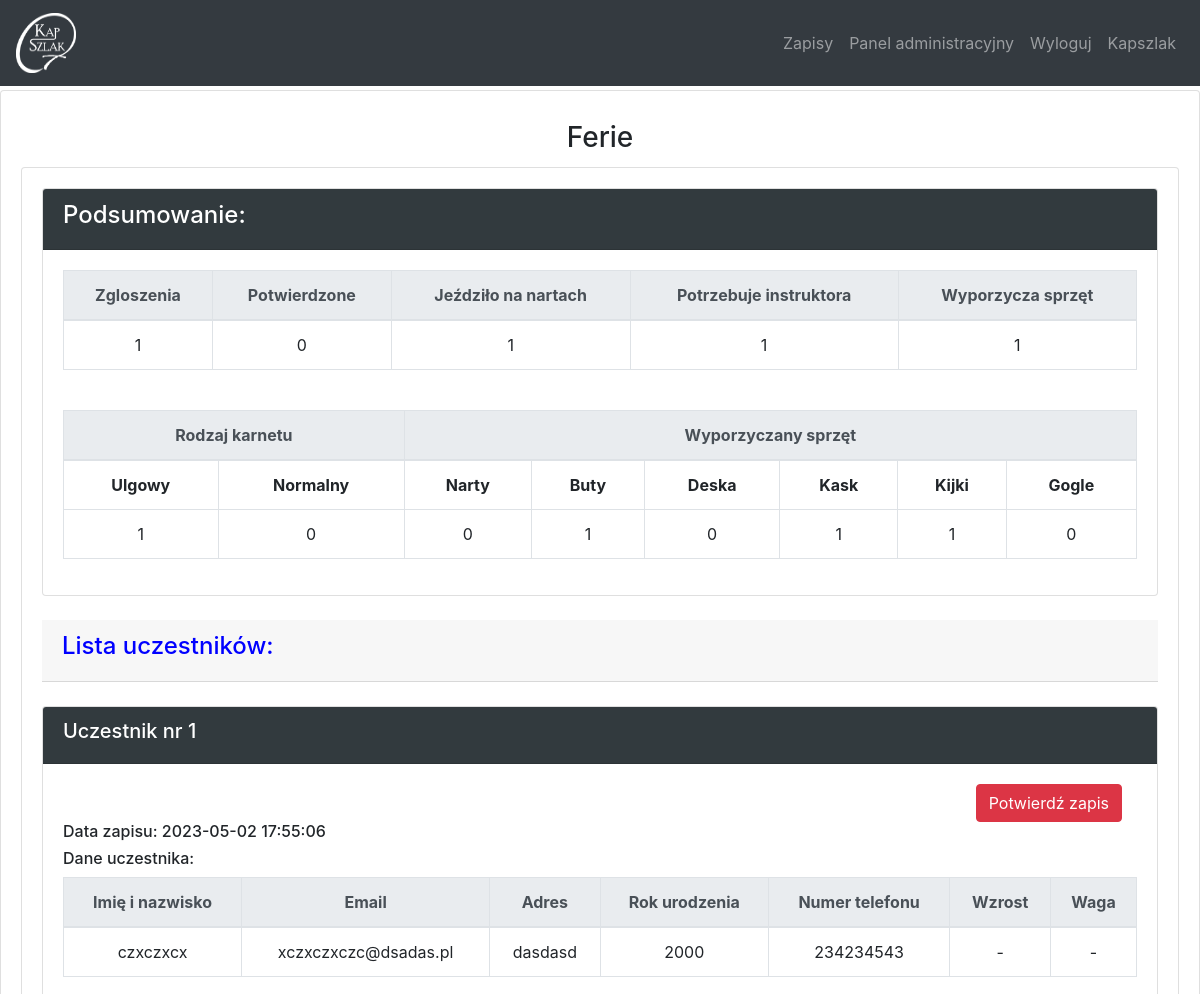
/dashboard/eventview?event_id=2 (signed in, upper part), run on an earlier commit of the app's database.
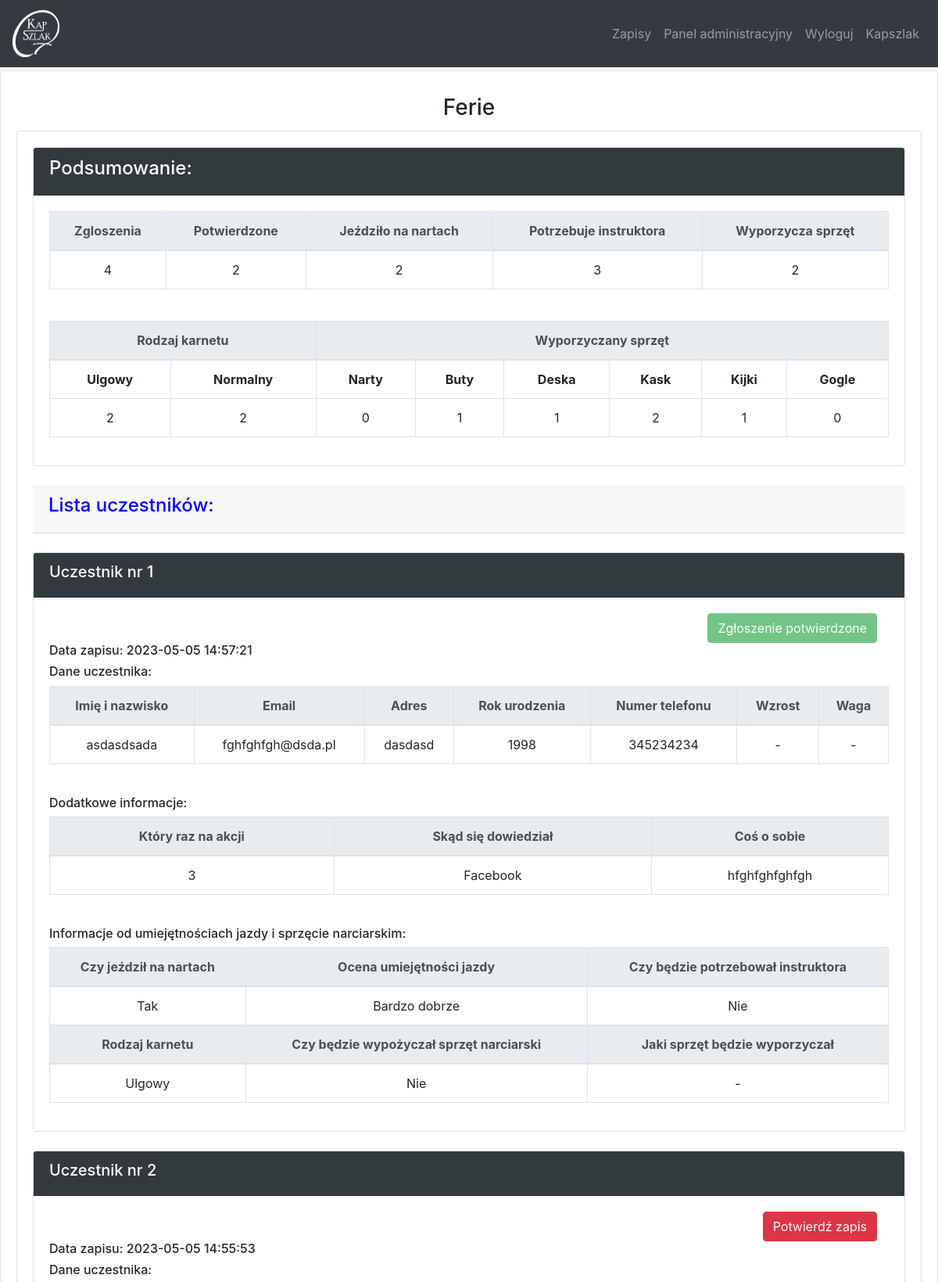
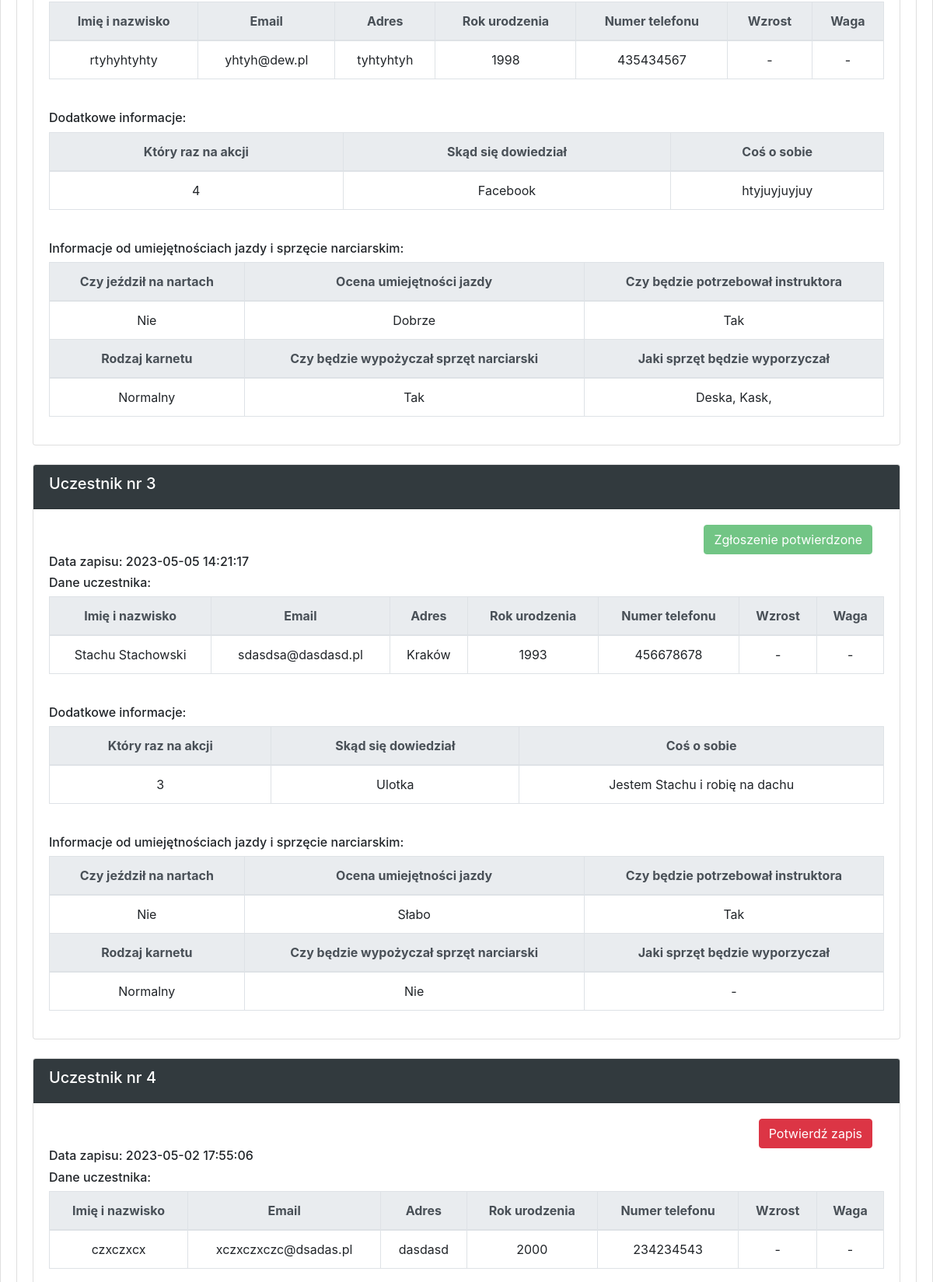
And on a later commit of the database (2 pictures, top to bottom).
### website/models.py (models this page shows)
class Signup(db.Model):
    id = db.Column(db.Integer, primary_key=True)
    event_id = db.Column(db.Integer, db.ForeignKey('events.id'))
    date  = db.Column(db.DateTime)
    person = db.relationship('Person', backref='signup')
    basic = db.relationship('Basic', backref='signup')
    winter = db.relationship('Winter', backref='signup')
    turnament = db.relationship('Turnament', backref='signup')
    older = db.relationship('Older', backref='signup')

class Person(db.Model):
    id = db.Column(db.Integer, primary_key=True)
    signup_id = db.Column(db.Integer, db.ForeignKey('signup.id'))
    is_verified = db.Column(db.Boolean, default=False)
    is_contact = db.Column(db.Boolean, default=True)
    name = db.Column(db.String(300))
    email = db.Column(db.String(300))
    adress = db.Column(db.String(300))
    year = db.Column(db.Integer)
    telNum = db.Column(db.Integer)
    selectSize = db.Column(db.String(10))
    weight = db.Column(db.Integer)
    height = db.Column(db.Integer)

class Basic(db.Model):
    id = db.Column(db.Integer, primary_key=True)
    signup_id = db.Column(db.Integer, db.ForeignKey('signup.id'))
    howMany = db.Column(db.Integer)
    whereKnew = db.Column(db.String(300))
    intro = db.Column(db.String(500))

class Winter(db.Model):
    id = db.Column(db.Integer, primary_key=True)
    signup_id = db.Column(db.Integer, db.ForeignKey('signup.id'))
    skiEver = db.Column(db.Boolean)
    skiSkill = db.Column(db.String(500))
    skiInst = db.Column(db.Boolean)
    passBuy = db.Column(db.String(500))
    isLent = db.Column(db.Boolean)
    skiLent = db.Column(db.String(500))

### website/views.py (the view, shortened to what this page needs)
@views.route('/dashboard/eventview', methods=['GET', 'POST'])
@login_required
def event_view():
    event_id = request.args.get('event_id', None)
    event = Events.query.get(int(event_id))
    if event:
        sn_lst = event.signup
        sn_lst = sorted(sn_lst, key=lambda signup: signup.id, reverse=True)
        dic = get_sumup(event.id, sn_lst)
        if event.temp_id != 3:
            return render_template('event_view.html', event=event, sn_lst=sn_lst, user=current_user, dic=dic)
    else:
        flash('Operacja nie jest dostepna', category='error')
        return redirect(url_for('views.dashboard'))

### website/templates/event_view.html (shortened to what this page needs)
{% extends "base.html" %}
{% block content %}
<div class="card">
		    <div class="card-body">
		    	<h3 class="card-title" align="center">{{ event.name }}</h3>
		    	<div class="card">
		    		<div class="card-body">
		    		{% if event.temp_id == 1 %}
			    		{% include 'signup_view/ev1.html' %}
			    	{% elif event.temp_id == 2 %}
			    		{% include 'signup_view/ev2.html' %}
			    	{% elif event.temp_id == 3 %}
			    		{% include 'signup_view/ev3.html' %}
			    	{% elif event.temp_id == 4 %}
			    		{% include 'signup_view/ev4.html' %}
			    	{% elif event.temp_id == 5 %}
			    		{% include 'signup_view/ev5.html' %}
			    	{% elif event.temp_id == 6 %}
			    		{% include 'signup_view/ev6.html' %}
			    	{% endif %}
		    		</div>
		</div>
	</div>
</div>
{% endblock %}

### website/templates/signup_view/ev2.html (shortened to what the changed rows need)
<div class="card">
<div class="card-body">
<table class="table table-bordered">
                          <thead class="thead-light" align="center">
                            <tr>
                              <th scope="col">Zgloszenia</th>
                              <th scope="col">Potwierdzone</th>
                              <th scope="col">Jeździło na nartach</th>
                              <th scope="col">Potrzebuje instruktora</th>
                              <th scope="col">Wyporzycza sprzęt</th>
                            </tr>
                          </thead>
                          <tbody align="center">
                            <tr>
                              <td>{{ dic['num_signup'] }}</td>
                              <td>{{ dic['num_active'] }}</td>
                              <td>{{ dic['n_skiEver'] }}</td>
                              <td>{{ dic['n_skiInst'] }}</td>
                              <td>{{ dic['n_isLent'] }}</td>
                            </tr>
                    </tbody>
                        </table>
<br>
<table class="table table-bordered">
                          <thead class="thead-light" align="center">
                            <tr>
                              <th colspan="2">Rodzaj karnetu</th>
                              <th colspan="6">Wyporzyczany sprzęt</th>
                            </tr>
                          </thead>
                          <tbody align="center">
                            <tr>
                              <td>{{ dic['discount'] }}</td>
                              <td>{{ dic['normal'] }}</td>
                              <td>{{ dic['narty'] }}</td>
                              <td>{{ dic['buty'] }}</td>
                              <td>{{ dic['deska'] }}</td>
                              <td>{{ dic['kask'] }}</td>
                              <td>{{ dic['kijki'] }}</td>
                              <td>{{ dic['gogle'] }}</td>
                            </tr>
                    </tbody>
                        </table>
                      </div>
</div>
<br>
<br>
{% for signup in sn_lst %}
<div class="card">
    <div class="card-header" style="background-color: #323a3e">
<h5><font color="white">Uczestnik nr {{ loop.index }}</font></h5>
</div>
    {% for item in signup.person %}
    <div class="card-body">
      <div class="col-md-12 text-right">
        {% if not item.is_verified %}
        <a href="/signup-verified?event_id={{ event.id }}&person_id={{ item.id }}"><button type="button" class="btn btn-danger">Potwierdź zapis</button></a>
        {% else %}
        <button type="button" class="btn btn-success" disabled>Zgłoszenie potwierdzone</button>
        {% endif %}
      </div>
<h6>Data zapisu: {{ signup.date }}</h6>
<h6>Dane uczestnika:</h6>
<table class="table table-bordered">
                          <thead class="thead-light" align="center">
                            <tr>
                              <th scope="col">Imię i nazwisko</th>
                              <th scope="col">Email</th>
                              <th scope="col">Adres</th>
                              <th scope="col">Rok urodzenia</th>
                              <th scope="col">Numer telefonu</th>
                              <th scope="col">Wzrost</th>
                              <th scope="col">Waga</th>
                            </tr>
                          </thead>
                          <tbody align="center">
                            <tr>
                              <td>{{ item.name }}</td>
                              <td>{{ item.email }}</td>
                              <td>{{ item.adress }}</td>
                              <td>{{ item.year }}</td>
                              <td>{{ item.telNum }}</td>
                              <td>{% if item.skiLent %}{{ item.height }} cm{% else %} - {% endif %}</td>
                              <td>{% if item.skiLent %}{{ item.weight }} kg{% else %} - {% endif %}</td>
                            </tr>
                          </tbody>
                        </table>
               {% endfor %}
               <br>
{% for item in signup.basic %}
<h6>Dodatkowe informacje:</h6>
<table class="table table-bordered">
                          <thead class="thead-light" align="center">
                            <tr>
                              <th scope="col">Który raz na akcji</th>
                              <th scope="col">Skąd się dowiedział</th>
                              <th scope="col">Coś o sobie</th>
                            </tr>
                          </thead>
                          <tbody align="center">
                            <tr>
                              <td>{{ item.howMany }}</td>
                              <td>{{ item.whereKnew }}</td>
                              <td>{{ item.intro }}</td>
                            </tr>
                          </tbody>
                        </table>
               {% endfor %}
             <br>
    {% for item in signup.winter %}
<h6>Informacje od umiejętnościach jazdy i sprzęcie narciarskim:</h6>
<table class="table table-bordered">
                          <thead class="thead-light" align="center">
                            <tr>
                              <th scope="col">Czy jeździł na nartach</th>
                              <th scope="col">Ocena umiejętności jazdy</th>
                              <th scope="col">Czy będzie potrzebował instruktora</th>
                            </tr>
                          </thead>
                          <tbody align="center">
                            <tr>
                              <td>{% if item.skiEver %}Tak{% else %}Nie{% endif %}</td>
                              <td>{{ item.skiSkill }}</td>
                              <td>{% if item.skiInst %}Tak{% else %}Nie{% endif %}</td>
                            </tr>
                          </tbody>
                          <thead class="thead-light" align="center">
                            <tr>
                              <th scope="col">Rodzaj karnetu</th>
                              <th scope="col">Czy będzie wypożyczał sprzęt narciarski</th>
                              <th scope="col">Jaki sprzęt będzie wyporzyczał</th>
                            </tr>
                          </thead>
                          <tbody align="center">
                            <tr>
                              <td>{{ item.passBuy }}</td>
                              <td>{% if item.skiLent %}Tak{% else %}Nie{% endif %}</td>
                              <td>{% if item.skiLent %}{{ item.skiLent }}{% else %} - {% endif %}</td>
                            </tr>
                          </tbody>
                        </table>
{% endfor %}
</div>
           </div><br>
               {% endfor %}

What changed in the data, as far as the page shows it:
added Signup: date "2023-05-05 14:57:21"
added Person: is_verified "Zgłoszenie potwierdzone", name "asdasdsada", email "fghfghfgh@dsda.pl", adress "dasdasd", year "1998", telNum "345234234"
added Basic: howMany "3", whereKnew "Facebook", intro "hfghfghfghfgh"
added Winter: skiEver "Tak", skiSkill "Bardzo dobrze", skiInst "Nie", passBuy "Ulgowy", skiLent "Nie"
added Signup: date "2023-05-05 14:55:53"
added Person: name "rtyhyhtyhty", email "yhtyh@dew.pl", adress "tyhtyhtyh", year "1998", telNum "435434567"
added Basic: howMany "4", whereKnew "Facebook", intro "htyjuyjuyjuy"
added Winter: skiEver "Nie", skiSkill "Dobrze", skiInst "Tak", passBuy "Normalny", skiLent "Deska, Kask,"
added Signup: date "2023-05-05 14:21:17"
added Person: is_verified "Zgłoszenie potwierdzone", name "Stachu Stachowski", email "sdasdsa@dasdasd.pl", adress "Kraków", year "1993", telNum "456678678"
added Basic: howMany "3", whereKnew "Ulotka", intro "Jestem Stachu i robię na dachu"
added Winter: skiEver "Nie", skiSkill "Słabo", skiInst "Tak", passBuy "Normalny", skiLent "Nie"
Also different on the page:
{{ dic['num_signup'] }}: "1" → "4"
{{ dic['num_active'] }}: "0" → "2"
{{ dic['n_skiEver'] }}: "1" → "2"
{{ dic['n_skiInst'] }}: "1" → "3"
{{ dic['n_isLent'] }}: "1" → "2"
{{ dic['discount'] }}: "1" → "2"
{{ dic['normal'] }}: "0" → "2"
{{ dic['deska'] }}: "0" → "1"
{{ dic['kask'] }}: "1" → "2"
